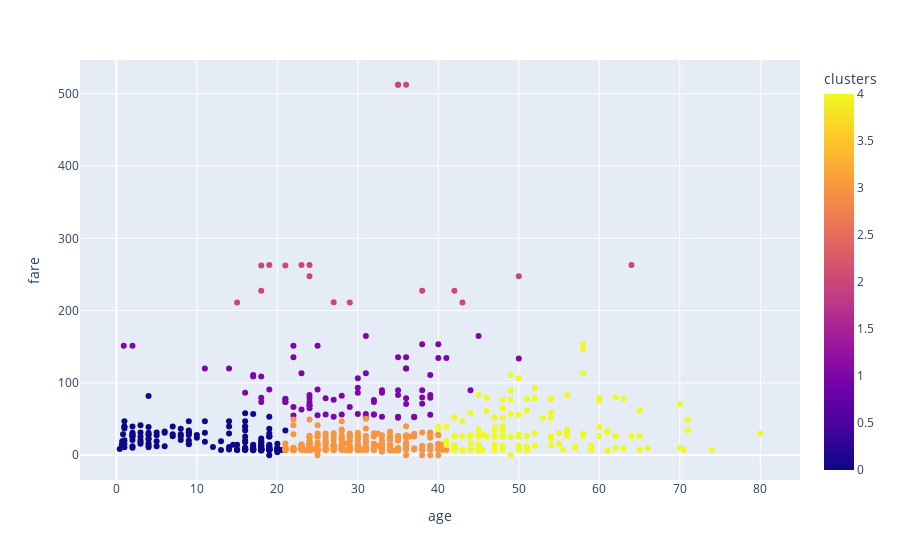

The cell this chart's notebook holds for it:
### Code cell
import  plotly.express as px
fig = px.scatter(df , x='age', y='fare', color='clusters')
fig.show()

### Figure 1 — Plotly figure (JSON) as saved in the notebook; plotly's stock layout.template omitted (floating-point values rounded to 4 significant figures; data arrays with more than 128 entries replaced by an {"elided": "..."} marker saying what was removed)
{"data": [{"hovertemplate": "age=%{x}<br>fare=%{y}<br>clusters=%{marker.color}<extra></extra>", "legendgroup": "", "marker": {"color": {"elided": "891 int values"}, "coloraxis": "coloraxis", "symbol": "circle"}, "mode": "markers", "name": "", "orientation": "v", "showlegend": false, "type": "scatter", "x": {"elided": "891 float values"}, "xaxis": "x", "y": {"elided": "891 float values"}, "yaxis": "y"}], "layout": {"coloraxis": {"colorbar": {"title": {"text": "clusters"}}, "colorscale": [[0, "#0d0887"], [0.1111, "#46039f"], [0.2222, "#7201a8"], [0.3333, "#9c179e"], [0.4444, "#bd3786"], [0.5556, "#d8576b"], [0.6667, "#ed7953"], [0.7778, "#fb9f3a"], [0.8889, "#fdca26"], [1, "#f0f921"]]}, "legend": {"tracegroupgap": 0}, "margin": {"t": 60}, "xaxis": {"anchor": "y", "domain": [0, 1], "title": {"text": "age"}}, "yaxis": {"anchor": "x", "domain": [0, 1], "title": {"text": "fare"}}}}
